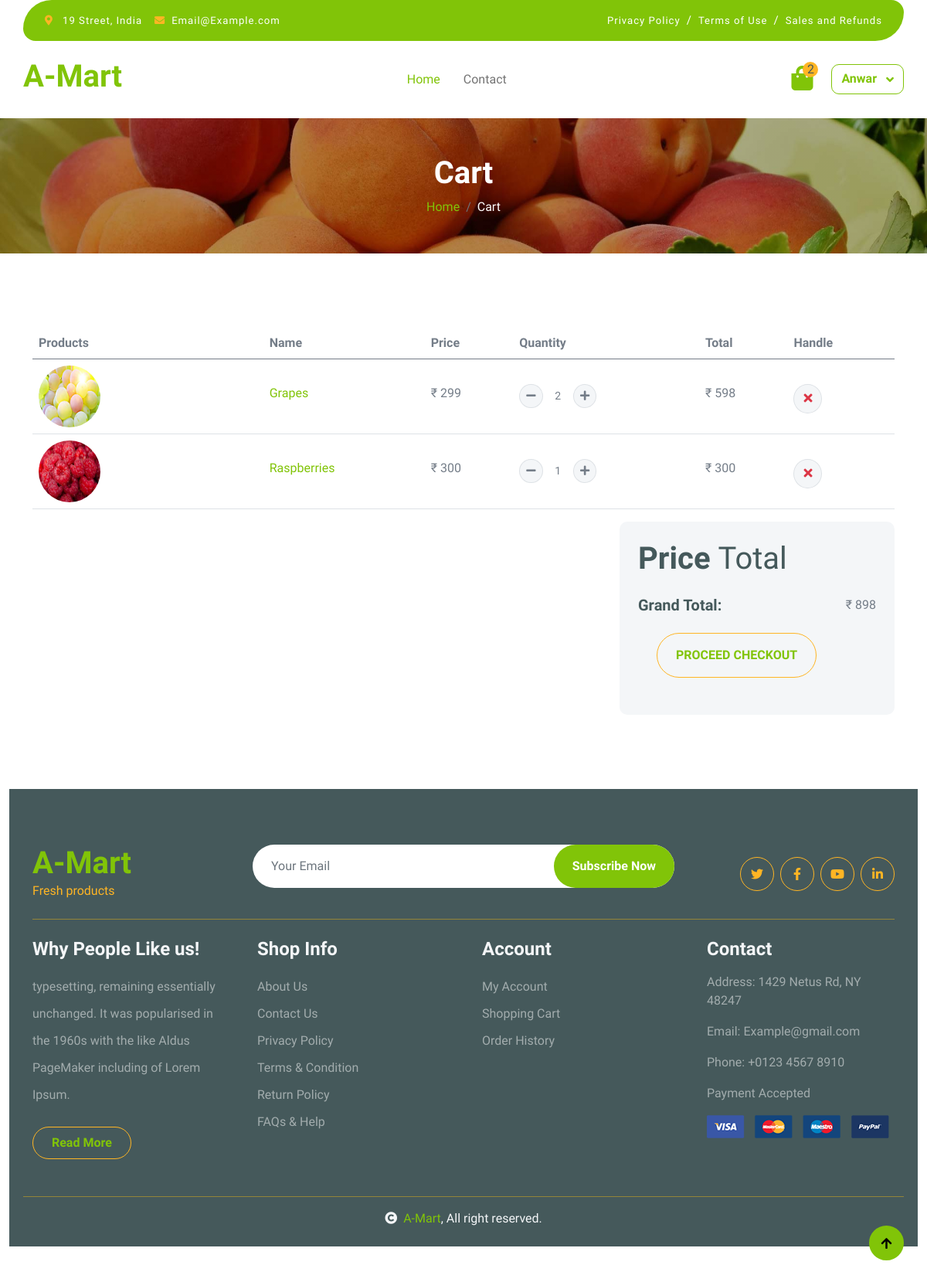
Before: /view_cart/ (signed in) with the older database file.
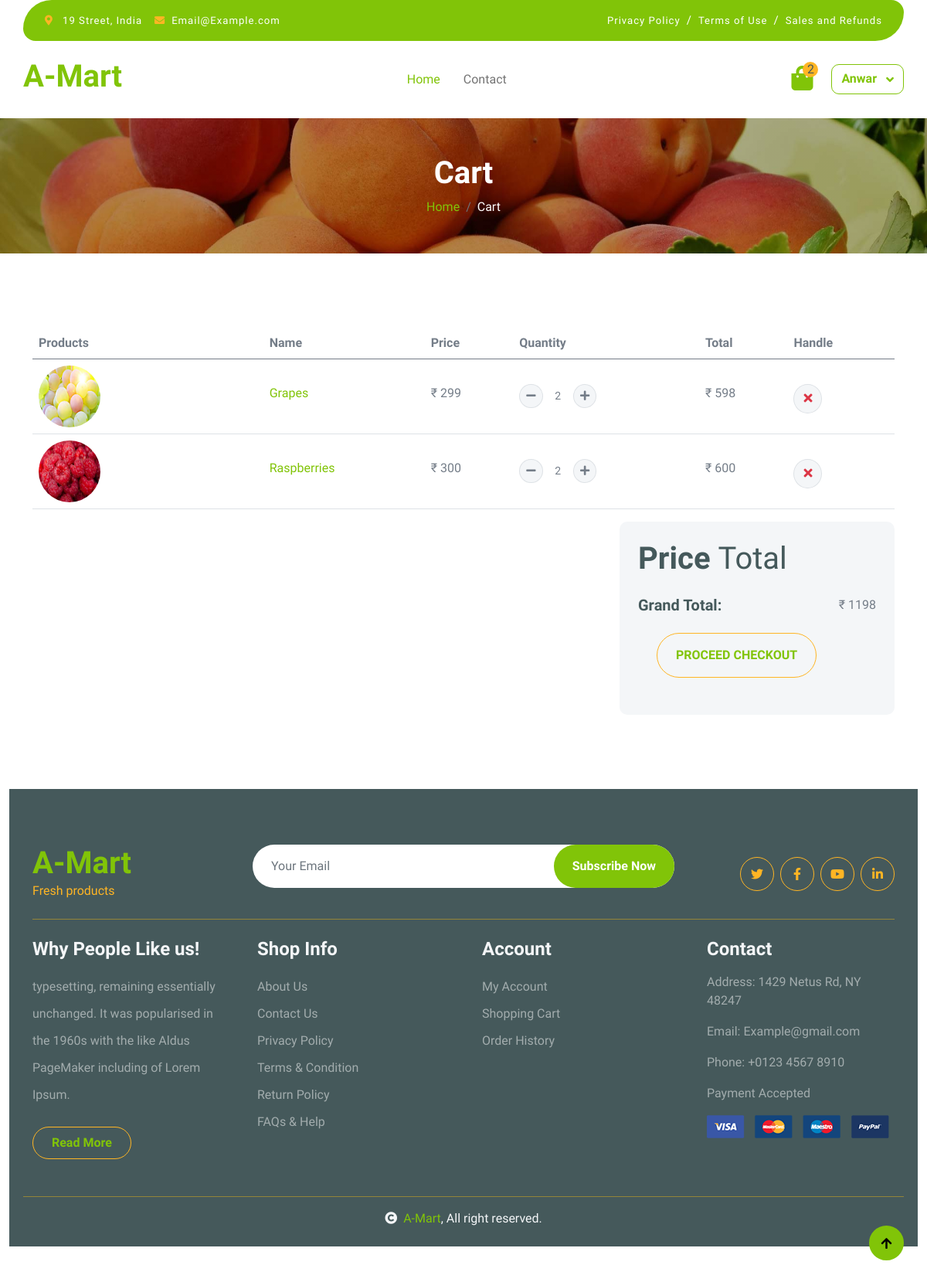
After: the same page with the newer database file.
### mymart/models.py (models this page shows, shortened)
class Add_To_Cart(models.Model):
    user = models.ForeignKey(User,on_delete=models.CASCADE, null=True)
    product = models.ForeignKey(Product, on_delete=models.CASCADE, related_name='cart', null=False)
    quantity = models.IntegerField(default=1) #User order Quantity
    def total_price(self):
        return self.product.price * self.quantity

class Product(models.Model):
    product_name = models.CharField(max_length=100)
    short_discriptions = models.TextField()
    discriptions = models.TextField()
    prd_category = models.ForeignKey(Category, on_delete=models.CASCADE, null=True)
    price = models.DecimalField(max_digits=10, decimal_places=0)
    stock_quantity = models.IntegerField(default=0, blank=False, null=True)
    prd_weight = models.CharField(max_length=50, blank=False, null=True)
    product_slug = AutoSlugField(populate_from='product_name',unique=True,null=True,default=None)
    image_name = models.CharField(max_length=100, blank=True)
    created_at = models.DateField(auto_now_add=True)

### mymart/views.py (the view)
# urls.py: path('view_cart/',views.view_cart, name='view_cart'),
def view_cart(request):
    if request.user.is_authenticated:
        cart_items = Add_To_Cart.objects.filter(user=request.user) #use for count tof cart item
    else:
        cart_items = []
    total_amount = sum(item.total_price() for item in cart_items)
    data = {
        'products': cart_items,
        'total': total_amount
    }
    return render(request, 'cart.html', data)

### mymart/templates/cart.html (shortened to what this page needs)
{% load static %}
<!DOCTYPE html>
<html lang="en">
    <head>
        {% include 'head.html' %}
    </head>
    <body>
        {% include 'header.html' %}
        <div class="container-fluid page-header py-5">
            <h1 class="text-center text-white display-6">Cart</h1>
            <ol class="breadcrumb justify-content-center mb-0">
                <li class="breadcrumb-item"><a href="/">Home</a></li>
                <li class="breadcrumb-item active text-white">Cart</li>
            </ol>
        </div>
        <div class="container-fluid py-5">
            <div class="container py-5">
                <div class="table-responsive">
                    <table class="table">
                        <thead>
                          <tr>
                            <th scope="col">Products</th>
                            <th scope="col">Name</th>
                            <th scope="col">Price</th>
                            <th scope="col">Quantity</th>
                            <th scope="col">Total</th>
                            <th scope="col">Handle</th>
                          </tr>
                        </thead>
                        <tbody>
                                {% for item in products %}
                                <tr>
                                    <th scope="row">
                                        <div class="d-flex align-items-center">
                                            <img src="{%static 'img/'%}{{item.product.image_name}}.jpg" class="img-fluid me-5 rounded-circle" style="width: 80px; height: 80px;" alt="">
                                        </div>
                                    </th>
                                    <td>
                                        <a href="{% url 'details' item.product.product_slug %}">
                                            <p class="mb-0 mt-4">{{item.product.product_name}}</p>
                                        </a>
                                    </td>
                                    <td>
                                        <p class="mb-0 mt-4">₹&nbsp;{{item.product.price}}</p>
                                    </td>
                                    <td>
                                        <div class="input-group quantity mt-4" style="width: 100px;">
                                            <div class="input-group-btn">
                                                <a href="{% url 'update_quantity' item.id 'decrease' %}" class="btn btn-sm btn-minus rounded-circle bg-light border">
                                                    <i class="fa fa-minus"></i>
                                                </a>
                                            </div>
                                             <input type="text" class="form-control form-control-sm text-center bg-white border-0" value="{{ item.quantity }}" readonly>
                                            <div class="input-group-btn">
                                                 <a href="{% url 'update_quantity' item.id 'increase' %}" class="btn btn-sm btn-plus rounded-circle bg-light border">
                                                    <i class="fa fa-plus"></i>
                                                </a>
                                            </div>
                                        </div>
                                    </td>
                                    <td>
                                        <p class="mb-0 mt-4">₹&nbsp;{{item.total_price}}</p>
                                    </td>
                                    <td>
                                       <a href="{% url 'delete_cart_item' item.id %}" class="btn btn-md rounded-circle bg-light border mt-4">
                                            <i class="fa fa-times text-danger"></i>
                                        </a>
                                    </td>
                                </tr>
                                {% endfor %}
                        </tbody>
                    </table>
                </div>
                {% if user.is_authenticated %}
                <div class="row g-4 justify-content-end">
                    <div class="col-8"></div>
                    <div class="col-sm-8 col-md-7 col-lg-6 col-xl-4">
                        <div class="bg-light rounded">
                            <div class="p-4">
                                <h1 class="display-6 mb-4">Price <span class="fw-normal">Total</span></h1>
                                <div class="d-flex justify-content-between mb-4">
                                    <h5 class="mb-0 me-4">Grand Total:</h5>
                                    <p class="mb-0">₹ {{ total }}</p>
                                </div>
                                <a class="btn border-secondary rounded-pill px-4 py-3 text-primary text-uppercase mb-4 ms-4" href="{% url 'chackout' %}">Proceed Checkout</a>
                        </div>
                    </div>
                </div>
                {% endif %}
            </div>
        </div>
       {% include 'footer.html' %}
    </body>
</html>

### mymart/templates/head.html (shortened to what this page needs)
{% load static %}
<link rel="stylesheet" href="https://use.fontawesome.com/releases/v5.15.4/css/all.css"/>
<link href="https://cdn.jsdelivr.net/npm/bootstrap-icons@1.4.1/font/bootstrap-icons.css" rel="stylesheet">
<link href="{% static 'lib/lightbox/css/lightbox.min.css' %}" rel="stylesheet">
<link href="{% static 'lib/owlcarousel/assets/owl.carousel.min.css' %}" rel="stylesheet">
<link rel="stylesheet" href="{% static 'css/bootstrap.min.css' %}">
<link href="{% static 'css/style.css' %}" rel="stylesheet">

### mymart/templates/header.html (shortened to what this page needs)
<div class="container-fluid fixed-top">
    <div class="container topbar bg-primary d-none d-lg-block">
        <div class="d-flex justify-content-between">
            <div class="top-info ps-2">
                <small class="me-3"><i class="fas fa-map-marker-alt me-2 text-secondary"></i> <a href="#" class="text-white">19 Street, India</a></small>
                <small class="me-3"><i class="fas fa-envelope me-2 text-secondary"></i><a href="#" class="text-white">Email@Example.com</a></small>
            </div>
            <div class="top-link pe-2">
                <a href="#" class="text-white"><small class="text-white mx-2">Privacy Policy</small>/</a>
                <a href="#" class="text-white"><small class="text-white mx-2">Terms of Use</small>/</a>
                <a href="#" class="text-white"><small class="text-white ms-2">Sales and Refunds</small></a>
            </div>
        </div>
    </div>
    <div class="container px-0">
        <nav class="navbar navbar-light bg-white navbar-expand-xl">
            <a href="/" class="navbar-brand"><h1 class="text-primary display-6">A-Mart</h1></a>
            <div class="collapse navbar-collapse bg-white" id="navbarCollapse">
                <div class="navbar-nav mx-auto">
                    <a href="/" class="nav-item nav-link active">Home</a>
                    <a href="javascript:void(0)" class="nav-item nav-link">Contact</a>
                </div>
                <div class="d-flex m-3 me-0">
                    <a href="{% url 'view_cart' %}" class="position-relative me-4 my-auto">
                        <i class="fa fa-shopping-bag fa-2x"></i>
                        <span class="position-absolute bg-secondary rounded-circle d-flex align-items-center justify-content-center text-dark px-1" style="top: -5px; left: 15px; height: 20px; min-width: 20px;">{{products|length}}</span>
                    </a>
                    {% if user.is_authenticated %}
                        <div class="dropdown">
                            <button class="btn btn-outline-primary dropdown-toggle" type="button" id="userDropdown" data-bs-toggle="dropdown" aria-expanded="false">
                                {{ user.username|title }}
                            </button>
                        </div>
                    {% else %}
                        <a href="{% url 'login_view' %}" class="btn btn-outline-primary">Login</a>
                    {% endif %}
                </div>
            </div>
        </nav>
    </div>
</div>

### mymart/templates/footer.html (shortened to what this page needs)
{% load static %}
<div class="container-fluid bg-dark text-white-50 footer pt-5 mt-5">
    <div class="container py-4">
        <div class="pb-4 mb-4" style="border-bottom: 1px solid rgba(226, 175, 24, 0.5) ;">
            <div class="row g-4">
                <div class="col-lg-3">
                    <a href="/">
                        <h1 class="text-primary mb-0">A-Mart</h1>
                        <p class="text-secondary mb-0">Fresh products</p>
                    </a>
                </div>
                <div class="col-lg-6">
                    <div class="position-relative mx-auto">
                        <input class="form-control border-0 w-100 py-3 px-4 rounded-pill" type="number" placeholder="Your Email">
                        <button type="submit" class="btn btn-primary border-0 border-secondary py-3 px-4 position-absolute rounded-pill text-white" style="top: 0; right: 0;">Subscribe Now</button>
                    </div>
                </div>
                <div class="col-lg-3">
                    <div class="d-flex justify-content-end pt-3">
                        <a class="btn  btn-outline-secondary me-2 btn-md-square rounded-circle" href="javascript:void(0)"><i class="fab fa-twitter"></i></a>
                        <a class="btn btn-outline-secondary me-2 btn-md-square rounded-circle" href="javascript:void(0)"><i class="fab fa-facebook-f"></i></a>
                        <a class="btn btn-outline-secondary me-2 btn-md-square rounded-circle" href="javascript:void(0)"><i class="fab fa-youtube"></i></a>
                        <a class="btn btn-outline-secondary btn-md-square rounded-circle" href="javascript:void(0)"><i class="fab fa-linkedin-in"></i></a>
                    </div>
                </div>
            </div>
        </div>
        <div class="row g-5">
            <div class="col-lg-3 col-md-6">
                <div class="footer-item">
                    <h4 class="text-light mb-3">Why People Like us!</h4>
                    <p class="mb-4">typesetting, remaining essentially unchanged. It was
                        popularised in the 1960s with the like Aldus PageMaker including of Lorem Ipsum.</p>
                    <a href="" class="btn border-secondary py-2 px-4 rounded-pill text-primary">Read More</a>
                </div>
            </div>
            <div class="col-lg-3 col-md-6">
                <div class="d-flex flex-column text-start footer-item">
                    <h4 class="text-light mb-3">Shop Info</h4>
                    <a class="btn-link" href="javascript:void(0)">About Us</a>
                    <a class="btn-link" href="javascript:void(0)">Contact Us</a>
                    <a class="btn-link" href="javascript:void(0)">Privacy Policy</a>
                    <a class="btn-link" href="javascript:void(0)">Terms & Condition</a>
                    <a class="btn-link" href="javascript:void(0)">Return Policy</a>
                    <a class="btn-link" href="javascript:void(0)">FAQs & Help</a>
                </div>
            </div>
            <div class="col-lg-3 col-md-6">
                <div class="d-flex flex-column text-start footer-item">
                    <h4 class="text-light mb-3">Account</h4>
                    <a class="btn-link" href="{% url 'profile' %}">My Account</a>
                    <a class="btn-link" href="{% url 'view_cart' %}">Shopping Cart</a>
                    <a class="btn-link" href="javascript:void(0)">Order History</a>
                </div>
            </div>
            <div class="col-lg-3 col-md-6">
                <div class="footer-item">
                    <h4 class="text-light mb-3">Contact</h4>
                    <p>Address: 1429 Netus Rd, NY 48247</p>
                    <p>Email: Example@gmail.com</p>
                    <p>Phone: +0123 4567 8910</p>
                    <p>Payment Accepted</p>
                    <img src="img/payment.png" class="img-fluid" alt="">
                </div>
            </div>
        </div>
    </div>
</div>
<div class="container-fluid copyright bg-dark py-4" >
    <div class="container" style="border-top: 1px solid rgba(226, 175, 24, 0.5) ;">
        <div class="row mt-3">
            <div class="col-md-12 text-center mb-3 mb-md-0">
                <span class="text-light"><a href="javascript:void(0)"><i class="fas fa-copyright text-light me-2"></i>A-Mart</a>, All right reserved.</span>
            </div>
        </div>
    </div>
</div>
<a href="javascript:void(0)" class="btn btn-primary border-3 border-primary rounded-circle back-to-top"><i class="fa fa-arrow-up"></i></a>

### mymart/static/css/style.css (style rules this page uses)
.back-to-top { position: fixed; right: 30px; bottom: 30px; display: flex; width: 45px; height: 45px; align-items: center; justify-content: center; transition: 0.5s; z-index: 99; }
.btn { font-weight: 600; transition: .5s; }
.btn-md-square { width: 44px; height: 44px; }
.btn-square, .btn-sm-square, .btn-md-square, .btn-lg-square { padding: 0; display: flex; align-items: center; justify-content: center; font-weight: normal; }
.btn.border-secondary { transition: 0.5s; }
.fixed-top { transition: 0.5s; background: var(--bs-white); border: 0; }
.topbar { padding: 20px; border-radius: 230px 100px; }
.topbar .top-info { font-size: 15px; line-height: 0; letter-spacing: 1px; display: flex; align-items: center; }
.topbar .top-link { font-size: 15px; line-height: 0; letter-spacing: 1px; display: flex; align-items: center; }
.topbar .top-link a { letter-spacing: 1px; }
.navbar .navbar-nav .nav-link { padding: 10px 15px; font-size: 16px; transition: .5s; }
.navbar { height: 100px; border-bottom: 1px solid rgba(255, 255, 255, .1); }
.navbar .navbar-nav .nav-link:hover, .navbar .navbar-nav .nav-link.active, .fixed-top.bg-white .navbar .navbar-nav .nav-link:hover, .fixed-top.bg-white .navbar .navbar-nav .nav-link.active { color: var(--bs-primary); }
.navbar .dropdown-toggle::after { border: none; content: "\f107"; font-family: "Font Awesome 5 Free"; font-weight: 700; vertical-align: middle; margin-left: 8px; }
.page-header { position: relative; background: linear-gradient(rgba(0, 0, 0, 0.3), rgba(0, 0, 0, 0.3)), url(../img/cart-page-header-img.jpg); background-position: center center; background-repeat: no-repeat; background-size: cover; }
@media (min-width: 992px) { .hero-header, .page-header { margin-top: 152px !important; } }
.footer .footer-item .btn-link { line-height: 35px; color: rgba(255, 255, 255, .5); transition: 0.5s; }
.footer .footer-item p.mb-4 { line-height: 35px; }

Changed rows visible on the page:
changed Add_To_Cart "Raspberries": quantity "1" → "2"; total_price "300" → "600"
Other visible differences:
{{ total }}: "898" → "1198"
